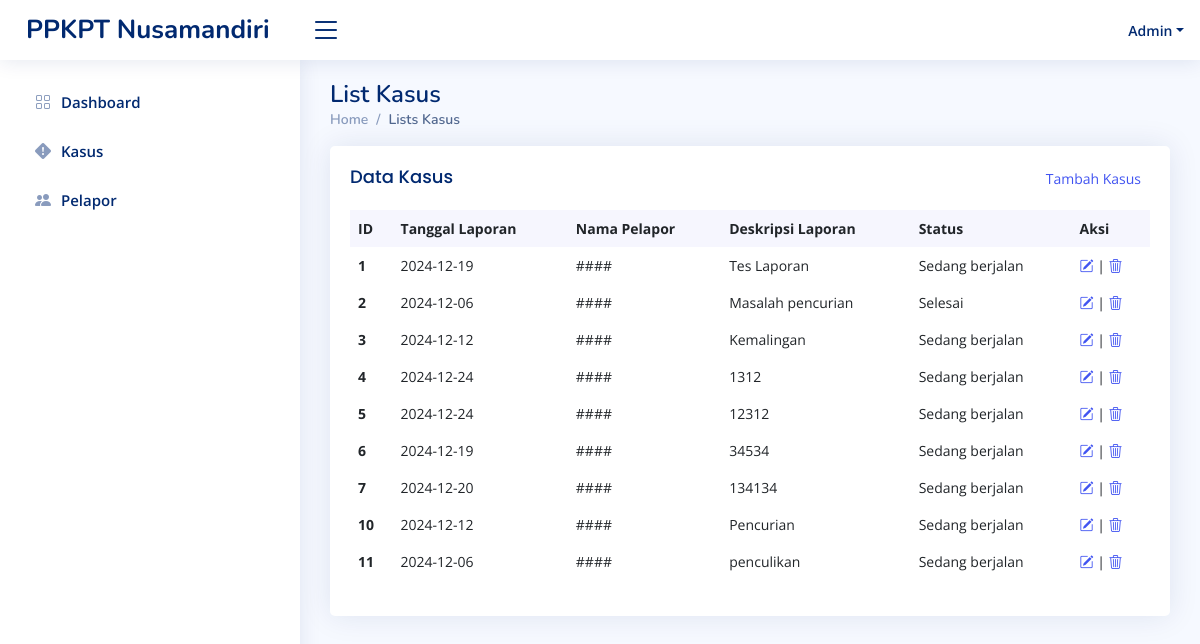
The app's page /index.php/admin/view_kasus with its own data.
### tables this page shows
CREATE TABLE `kasus` (
  `id_kasus` int(255) NOT NULL,
  `tanggal_laporan` date NOT NULL,
  `id_pelapor` int(255) NOT NULL,
  `deskripsi_kasus` text NOT NULL,
  `status_kasus` varchar(255) NOT NULL
);

### application/controllers/Admin.php (called while the page is built, shortened)
<?php
class Admin extends CI_Controller {
	public function __construct()
	{
		$this->load->model('akun_model');
		$this->load->model('crud_model');
	}
	public function view_kasus()
	{
		$data['array_kasus'] = $this->crud_model->mengambil_data('kasus');
		$this->load->view('admin_view_kasus',$data);
	}
}

### index.php (called while the page is built, shortened)
<?php
require_once BASEPATH.'core/CodeIgniter.php';

### application/models/Crud_model.php (called while the page is built, shortened)
<?php
class Crud_model extends CI_Model{
	public function mengambil_data($nama_tabel)
	{
		$this->db->select('*');
		$this->db->from($nama_tabel);
		$query = $this->db->get();
		return $query->result();
	}
}

### application/views/admin_view_kasus.php (the view, shortened to what this page needs)
<!DOCTYPE html>
<html lang="en">
<head>
  <link href="<?=base_url()?>css/bootstrap.min.css" rel="stylesheet">
  <link href="<?=base_url()?>css/niceadmin.css" rel="stylesheet">
  <link href="<?=base_url()?>css/bootstrap-icons/bootstrap-icons.css" rel="stylesheet">
  <link href="<?=base_url()?>css/boxicons/css/boxicons.min.css" rel="stylesheet">
  <link href="<?=base_url()?>css/quill/quill.snow.css" rel="stylesheet">
  <link href="<?=base_url()?>css/quill/quill.bubble.css" rel="stylesheet">
  <link href="<?=base_url()?>css/remixicon/remixicon.css" rel="stylesheet">
  <link href="<?=base_url()?>css/simple-datatables/style.css" rel="stylesheet">
</head>
<body>
  <main id="main" class="main">
    <div class="pagetitle">
      <h1>List Kasus</h1>
      <nav>
        <ol class="breadcrumb">
          <li class="breadcrumb-item"><a href="<?=site_url('admin')?>">Home</a></li>
          <li class="breadcrumb-item active">Lists Kasus</li>
        </ol>
      </nav>
    </div>
    <section class="section dashboard">
              <div class="card recent-sales overflow-auto">
                <div class="card-body">
                  <div class="d-flex justify-content-between">
					<h5 class="card-title">Data Kasus</h5>
					<button class="btn btn-sm text-primary"><a href="<?=site_url('admin/add_Kasus')?>">Tambah Kasus</a></button>
				  </div>
                  <table class="table table-borderless datatable">
                    <thead>
                      <tr>
                        <th scope="col">ID</th>
                        <th scope="col">Tanggal Laporan</th>
                        <th scope="col">Nama Pelapor</th>
                        <th scope="col">Deskripsi Laporan</th>
                        <th scope="col">Status</th>
                        <th scope="col">Aksi</th>
                      </tr>
                    </thead>
                    <tbody>
<?php foreach($array_kasus as $kasus): ?>
                      <tr>
                        <th scope="row"><?=$kasus->id_kasus?></th>
                        <td><?=$kasus->tanggal_laporan?></td>
                        <td><?=substr($kasus->nama_pelapor,0,3).'####'?></td>
                        <td><?=$kasus->deskripsi_kasus?></td>
                        <td><?=$kasus->status_kasus?></td>
                        <td><a href="<?=site_url('admin/edit_Kasus/'.$kasus->id_kasus)?>"><i class="bi bi-pencil-square"></i></a> | <a href="<?=site_url('admin/hapus_Kasus/'.$kasus->id_kasus)?>"><i class="bi bi-trash3"></i></a> </td>
                      </tr>
<?php endforeach; ?>
                    </tbody>
                  </table>
                </div>
              </div>
	</section>
  </main>
</body>
</html>

### css/niceadmin.css (style rules this page uses)
:root { scroll-behavior: smooth; }
body { font-family: "Open Sans", sans-serif; background: #f6f9ff; color: #444444; }
a { color: #4154f1; text-decoration: none; }
h1, h2, h3, h4, h5, h6 { font-family: "Nunito", sans-serif; }
#main { margin-top: 60px; padding: 20px 30px; transition: all 0.3s; }
.pagetitle { margin-bottom: 10px; }
.pagetitle h1 { font-size: 24px; margin-bottom: 0; font-weight: 600; color: #012970; }
.card { margin-bottom: 30px; border: none; border-radius: 5px; box-shadow: 0px 0 30px rgba(1, 41, 112, 0.1); }
.card-title { padding: 20px 0 15px 0; font-size: 18px; font-weight: 500; color: #012970; font-family: "Poppins", sans-serif; }
.card-body { padding: 0 20px 20px 20px; }
.breadcrumb { font-size: 14px; font-family: "Nunito", sans-serif; color: #899bbd; font-weight: 600; }
.breadcrumb a { color: #899bbd; transition: 0.3s; }
.breadcrumb .breadcrumb-item::before { color: #899bbd; }
.breadcrumb .active { color: #51678f; font-weight: 600; }
@media (min-width: 1200px) { #main, #footer { margin-left: 300px; } }
.dashboard .recent-sales { font-size: 14px; }
.dashboard .recent-sales .table thead { background: #f6f6fe; }
.dashboard .recent-sales .table thead th { border: 0; }

### records on screen
kasus: id_kasus "1", tanggal_laporan "2024-12-19", deskripsi_kasus "Tes Laporan", status_kasus "Sedang berjalan"
kasus: id_kasus "2", tanggal_laporan "2024-12-06", deskripsi_kasus "Masalah pencurian", status_kasus "Selesai"
kasus: id_kasus "3", tanggal_laporan "2024-12-12", deskripsi_kasus "Kemalingan", status_kasus "Sedang berjalan"
kasus: id_kasus "4", tanggal_laporan "2024-12-24", deskripsi_kasus "1312", status_kasus "Sedang berjalan"
kasus: id_kasus "5", tanggal_laporan "2024-12-24", deskripsi_kasus "12312", status_kasus "Sedang berjalan"
kasus: id_kasus "6", tanggal_laporan "2024-12-19", deskripsi_kasus "34534", status_kasus "Sedang berjalan"
kasus: id_kasus "7", tanggal_laporan "2024-12-20", deskripsi_kasus "134134", status_kasus "Sedang berjalan"
kasus: id_kasus "10", tanggal_laporan "2024-12-12", deskripsi_kasus "Pencurian", status_kasus "Sedang berjalan"
kasus: id_kasus "11", tanggal_laporan "2024-12-06", deskripsi_kasus "penculikan", status_kasus "Sedang berjalan"
